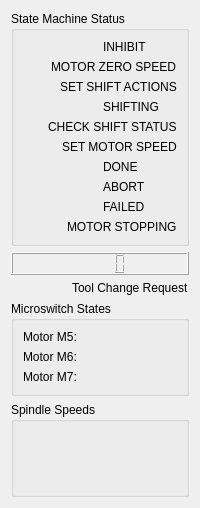
<?xml version="1.0" encoding="UTF-8"?>
<ui version="4.0">
 <class>Gearbox</class>
 <widget class="QWidget" name="Gearbox">
  <layout class="QVBoxLayout" name="mainLayout">

   <!-- State Machine Group -->
   <item>
    <widget class="QGroupBox" name="groupBox_state">
     <property name="title"><string>State Machine Status</string></property>
     <layout class="QVBoxLayout" name="stateMachineLayout">

      <item><layout class="QHBoxLayout"><item><widget class="HalLed" name="state_led_inhibit"/></item><item><widget class="QLabel"><property name="text"><string>INHIBIT</string></property></widget></item></layout></item>
      <item><layout class="QHBoxLayout"><item><widget class="HalLed" name="state_led_zero_speed"/></item><item><widget class="QLabel"><property name="text"><string>MOTOR ZERO SPEED</string></property></widget></item></layout></item>
      <item><layout class="QHBoxLayout"><item><widget class="HalLed" name="state_led_set_actions"/></item><item><widget class="QLabel"><property name="text"><string>SET SHIFT ACTIONS</string></property></widget></item></layout></item>
      <item><layout class="QHBoxLayout"><item><widget class="HalLed" name="state_led_shifting"/></item><item><widget class="QLabel"><property name="text"><string>SHIFTING</string></property></widget></item></layout></item>
      <item><layout class="QHBoxLayout"><item><widget class="HalLed" name="state_led_check_status"/></item><item><widget class="QLabel"><property name="text"><string>CHECK SHIFT STATUS</string></property></widget></item></layout></item>
      <item><layout class="QHBoxLayout"><item><widget class="HalLed" name="state_led_set_motor_speed"/></item><item><widget class="QLabel"><property name="text"><string>SET MOTOR SPEED</string></property></widget></item></layout></item>
      <item><layout class="QHBoxLayout"><item><widget class="HalLed" name="state_led_done"/></item><item><widget class="QLabel"><property name="text"><string>DONE</string></property></widget></item></layout></item>
      <item><layout class="QHBoxLayout"><item><widget class="HalLed" name="state_led_abort"/></item><item><widget class="QLabel"><property name="text"><string>ABORT</string></property></widget></item></layout></item>
      <item><layout class="QHBoxLayout"><item><widget class="HalLed" name="state_led_failed"/></item><item><widget class="QLabel"><property name="text"><string>FAILED</string></property></widget></item></layout></item>
      <item><layout class="QHBoxLayout"><item><widget class="HalLed" name="state_led_motor_stopping"/></item><item><widget class="QLabel"><property name="text"><string>MOTOR STOPPING</string></property></widget></item></layout></item>

     </layout>
    </widget>
   </item>

   <!-- Numeric State Output -->
   <item>
    <widget class="QLCDNumber" name="state_machine_value"/>
   </item>

   <!-- Tool Change Request -->
   <item>
    <layout class="QHBoxLayout">
     <item><widget class="HalLed" name="toolchange_led"/></item>
     <item><widget class="QLabel"><property name="text"><string>Tool Change Request</string></property></widget></item>
    </layout>
   </item>

   <!-- Microswitch Grid -->
   <item>
    <widget class="QGroupBox" name="group_microswitches">
     <property name="title"><string>Microswitch States</string></property>
     <layout class="QGridLayout" name="gridLayoutMicroswitches">
      <item row="0" column="0"><widget class="QLabel"><property name="text"><string>Motor M5:</string></property></widget></item>
      <item row="0" column="1"><widget class="HalLed" name="switch_s36"/></item>
      <item row="0" column="2"><widget class="HalLed" name="switch_s37"/></item>
      <item row="0" column="3"><widget class="HalLed" name="switch_s38"/></item>

      <item row="1" column="0"><widget class="QLabel"><property name="text"><string>Motor M6:</string></property></widget></item>
      <item row="1" column="1"><widget class="HalLed" name="switch_s39"/></item>
      <item row="1" column="2"><widget class="HalLed" name="switch_s40"/></item>
      <item row="1" column="3"><widget class="HalLed" name="switch_s41"/></item>

      <item row="2" column="0"><widget class="QLabel"><property name="text"><string>Motor M7:</string></property></widget></item>
      <item row="2" column="1"><widget class="HalLed" name="switch_s42"/></item>
      <item row="2" column="2"><widget class="HalLed" name="switch_s43"/></item>
      <item row="2" column="3"><widget class="HalLed" name="switch_s44"/></item>
     </layout>
    </widget>
   </item>

  
   <!-- Spindle Speed Indicators -->
   <item>
    <widget class="QGroupBox" name="groupBox_spindle_speeds">
     <property name="title"><string>Spindle Speeds</string></property>
     <layout class="QVBoxLayout" name="spindleSpeedLayout">
      <item><widget class="QLabel" name="label_spindle_requested"><property name="text"><string><font color='green'>Requested: 1500 RPM</font></string></property></widget></item>
      <item><widget class="QLabel" name="label_spindle_actual"><property name="text"><string><font color='orange'>Actual: 1450 RPM</font></string></property></widget></item>
      <item><widget class="QLabel" name="label_spindle_nominal"><property name="text"><string><font color='grey'>Nominal: 1600 RPM</font></string></property></widget></item>
     </layout>
    </widget>
   </item>
</layout>
 </widget>
 <customwidgets>
  <customwidget>
   <class>HalLed</class>
   <extends>QWidget</extends>
   <header>qtvcp/widgets/hal_widgets.h</header>
  </customwidget>
 </customwidgets>
 <resources/>
 <connections/>
</ui>
